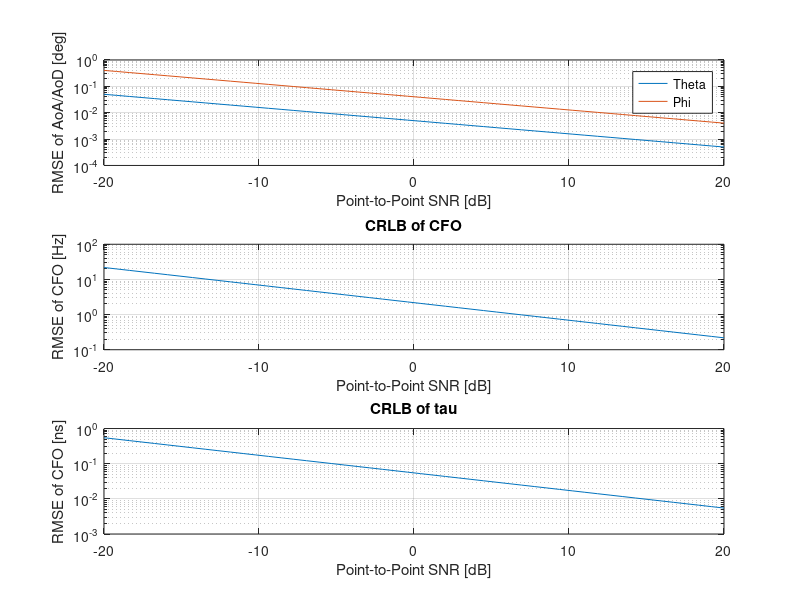

The MATLAB script that drew this image:
%-------------------------------------
% Script control parameter
%-------------------------------------
clear;clc;
rng(3); %random seed
% load probe_BF
%-------------------------------------
% System Parameters
%-------------------------------------
path_num = 1; % Num of rays in a cluster
Nr = 8; % Number of antenna in Rx
Nt = 64;
M = 64; % Length of training
MCtimes = 500; % Num of Monte Carlo Sim.
AOAspread2 = 0;
AOAspread = 0;
AODspread2 = 0;
AODspread = 0;
SNR_num = 50;
SNR_range = linspace(-20,20,SNR_num);
Ts = 1/(50e6);
Nb = 512;
CFO_ppm = 1; % CFO in ppm
CFO = 28e9/1e6*CFO_ppm; % With unit Hz
eF = CFO*Ts*2*pi; % 
P = 128;
DFT = dftmtx(P);

% For loop for Monte Carlo Simulations (realization of g, angle spread, and beamformer)
for MCindex = 1:MCtimes
    
    clc
    fprintf('iteration %d:\n',MCindex);
    
    % Receiver beamformer: 1) quasi-omni beam from random steering mtx; 2)
    % directional beam from angle steering vector
    probe_Rx_BF = (randi(2,Nr,M)*2-3) + 1j * (randi(2,Nr,M)*2-3);
    W = probe_Rx_BF./norm(probe_Rx_BF,'fro')*sqrt(M);
    
    probe_Tx_BF = (randi(2,Nt,M)*2-3) + 1j * (randi(2,Nt,M)*2-3);
    F = probe_Tx_BF./norm(probe_Tx_BF,'fro')*sqrt(Nt*M);
    
%     probe_Tx_BF = ones(Nt,M);
%     F = probe_Tx_BF./norm(probe_Tx_BF,'fro')*sqrt(Nt*M);   

    % AoA of rays with disired seperation
    phi = zeros(path_num,1);
    phi0 = 0/180*pi;
    phi = phi0 + randn(path_num,1) * AOAspread;

    % AoD of rays with disired seperation
    theta = zeros(path_num,1);
    theta0 = 0/180*pi;
    theta = theta0 + randn(path_num,1) * AODspread;

%     % Gain
%     g_cmplx = exp(1j*rand(ray_num,1)*2*pi)/sqrt(ray_num);
%     g = g_cmplx;
    % Rotate of ray
    tau = rand * (100e-9);
    tau_samp = tau/Ts*2*pi;
    g_ray = (randn+1j*randn)/sqrt(2);

    % Pre-compute some vectors/matrices in FIM
    for pathindex = 1:path_num

        % Spatial response and its derivative over phi
        arx(:,pathindex) = exp(1j * pi * (0:Nr-1)' * sin(phi(pathindex)))/sqrt(Nr);
        Darx(:,pathindex) = 1j * pi * (0:Nr-1)' * cos(phi(pathindex));
        drx(:,pathindex) = Darx(:,pathindex).*arx(:,pathindex);

        % Spatial response and its derivative over theta
        atx(:,pathindex) = exp(1j * pi * (0:Nt-1)' * sin(theta(pathindex)))/sqrt(Nt);
        Datx(:,pathindex) = 1j * pi * (0:Nt-1)' * cos(theta(pathindex));
        dtx(:,pathindex) = Datx(:,pathindex).*atx(:,pathindex);
        
        % Delay response and its derivative over tau
        fvec(:,pathindex) = exp(-1j * (0:P-1)' * tau_samp / P);
        Dfvec(:,pathindex) = -1j * (0:P-1)' / P;
        dfvec(:,pathindex) = Dfvec(:,pathindex).*fvec(:,pathindex);
    end
    
    % About CFO and its derivative
    qvec = exp(1j * (0:P-1)' * eF);
    for mm=1:M
        timeindex = ((mm-1)*Nb+0):((mm-1)*Nb+P-1);
        Dqvec(:,mm) = 1j * (timeindex).';
        dqvec(:,mm) = exp(1j*Nb*(mm-1)*eF)*qvec.*Dqvec(:,mm);
    end
    
    
    % Evaluation of FIM with multiple rays

    % Pre-compute some equations, vecx, vecalpha, vecbeta
    % vecx is derivative of phi_0 in f(r,eta)
    vaa = zeros(M,1);
    vad = zeros(M,1);
    vda = zeros(M,1);
    
    % Zero initialization of vectors for FIM
    vdcfo = zeros(P*M,1);
    vdtheta = zeros(P*M,1);
    vdphi = zeros(P*M,1);
    vdtau = zeros(P*M,1);
    vdalpha = zeros(P*M,1);
    vdbeta = zeros(P*M,1);
    
    % Precomputation of vectors for FIM
    symb = exp(1j*rand(P,1)*2*pi);
    for ll=1:path_num
        for mm=1:M
            index = (mm-1)*P+1:mm*P;
            vdcfo(index) = g_ray(ll) * (W(:,mm)'*arx(:,ll)) * conj(F(:,mm)'*atx(:,ll))...
                *(diag(dqvec(:,mm))*DFT'*(fvec.*symb)) * exp(1j*Nb*(mm-1)*eF);
            vdtheta(index) = g_ray(ll) * (W(:,mm)'*arx(:,ll)) * conj(F(:,mm)'*dtx(:,ll))...
                *(diag(qvec)*DFT'*(fvec.*symb)) * exp(1j*Nb*(mm-1)*eF);
            vdphi(index) = g_ray(ll) * (W(:,mm)'*drx(:,ll)) * conj(F(:,mm)'*atx(:,ll))...
                *(diag(qvec)*DFT'*(fvec.*symb)) * exp(1j*Nb*(mm-1)*eF);
            vdtau(index) = g_ray(ll) * (W(:,mm)'*arx(:,ll)) * conj(F(:,mm)'*atx(:,ll))...
                *(diag(qvec)*DFT'*(dfvec.*symb)) * exp(1j*Nb*(mm-1)*eF);
            vdalpha(index) = (W(:,mm)'*arx(:,ll)) * conj(F(:,mm)'*atx(:,ll))...
                *(diag(qvec)*DFT'*(fvec.*symb)) * exp(1j*Nb*(mm-1)*eF);
            vdbeta(index) = 1j * (W(:,mm)'*arx(:,ll)) * conj(F(:,mm)'*atx(:,ll))...
                *(diag(qvec)*DFT'*(fvec.*symb)) * exp(1j*Nb*(mm-1)*eF);
        end
    end

    %%%%%%%%%%%%%%%%%%%%%%%%%%%%%%%%%%%%%%%%%%%%%
    % Evaluation of J_{0,0} part, a 6 by 6 matrix
    %%%%%%%%%%%%%%%%%%%%%%%%%%%%%%%%%%%%%%%%%%%%%
    J_00 = zeros(6,6);

    % Partial of CFO and CFO
    J_00(1,1) = real((vdcfo)' * (vdcfo));
    
    % Partial of CFO and theta
    J_00(1,2) = real((vdcfo)' * (vdtheta));
    J_00(2,1) = J_00(1,2);
    
    % Partial of CFO and phi
    J_00(1,3) = real((vdcfo)' * (vdphi));
    J_00(3,1) = J_00(1,3);
    
    % Partial of CFO and tau
    J_00(1,4) = real((vdcfo)' * (vdtau));
    J_00(4,1) = J_00(1,4);
    
    % Partial of CFO and alpha & beta
    J_00(1,5) = real((vdcfo)' * (vdalpha));
    J_00(5,1) = J_00(1,5);
    
    J_00(1,6) = real((vdcfo)' * (vdbeta));
    J_00(6,1) = J_00(1,6);


    % Partial of theta and theta              
    J_00(2,2) = real((vdtheta)' * (vdtheta));

    % Partial of theta and phi
    J_00(2,3) = real((vdtheta)' * (vdphi));
    J_00(3,2) = J_00(2,3);

    % Partial of theta and tau
    J_00(2,4) = real((vdtheta)' * (vdtau));
    J_00(4,2) = J_00(2,4);
    
    % Partial of theta and gain
    J_00(2,5) = real((vdtheta)' * (vdalpha));
    J_00(5,2) = J_00(2,5);
    
    J_00(2,6) = real((vdtheta)' * (vdbeta));
    J_00(6,2) = J_00(2,6);

    % Partial phi and phi
    J_00(3,3) = real((vdphi)' * (vdphi));
    
    % Partial phi and tau
    J_00(3,4) = real((vdphi)' * (vdtau));
    J_00(4,3) = J_00(3,4);  
    
    % Partial phi and gain
    J_00(3,5) = real((vdphi)' * (vdalpha));
    J_00(5,3) = J_00(3,5);  
    
    J_00(3,6) = real((vdphi)' * (vdbeta));
    J_00(6,3) = J_00(3,6);  
    
    % Partial tau and tau
    J_00(4,4) = real((vdtau)' * (vdtau));
    
    % Partial tau and gain
    J_00(4,5) = real((vdtau)' * (vdalpha));
    J_00(5,4) = J_00(4,5);  
    
    J_00(4,6) = real((vdtau)' * (vdbeta));
    J_00(6,4) = J_00(4,6);

    % Partial gain 
    J_00(5,5) = real((vdalpha)' * (vdalpha));
    J_00(6,6) = real((vdbeta)' * (vdbeta));
    
    
    % For loop for SNR
    for ss = 1:SNR_num
        
        % SNR
        sigman2 = 10^(-SNR_range(ss)/10);
        
        % Evaluate FIM
        J = 1/sigman2 * J_00;
        
        % Evaluation of FIM with single rays
%         temp = inv(J(1:3,1:3));
        temp = inv(J);
        % RMSE evaluation from CRLB perspective
        CRLB_CFO(ss,MCindex) = sqrt(temp(1,1))*(1/Ts/2/pi);
        CRLB_theta(ss,MCindex) = sqrt(temp(2,2))*(1/pi*180);
        CRLB_phi(ss,MCindex) = sqrt(temp(3,3))*(1/pi*180);
        CRLB_tau(ss,MCindex) = sqrt(temp(4,4))*(Ts/2/pi/1e-9);
    end
end
%% Plot CRLB of angle est./tracking
figure
subplot(311)
semilogy(SNR_range,mean(CRLB_theta,2));hold on
semilogy(SNR_range,mean(CRLB_phi,2));hold on
grid on
legend('Theta','Phi')
xlabel('Point-to-Point SNR [dB]')
ylabel('RMSE of AoA/AoD [deg]')

subplot(312)
semilogy(SNR_range,mean(CRLB_CFO,2));hold on
grid on
title('CRLB of CFO')
xlabel('Point-to-Point SNR [dB]')
ylabel('RMSE of CFO [Hz]')

subplot(313)
semilogy(SNR_range,mean(CRLB_tau,2));hold on
grid on
title('CRLB of tau')
xlabel('Point-to-Point SNR [dB]')
ylabel('RMSE of CFO [ns]')
% figure
% semilogy(SNR_range,mean(CRLB_rest1,2));hold on
% semilogy(SNR_range,mean(CRLB_rest1,2));hold on
% grid on
% legend('CRLB Ray 1','CRLB Ray 2')
